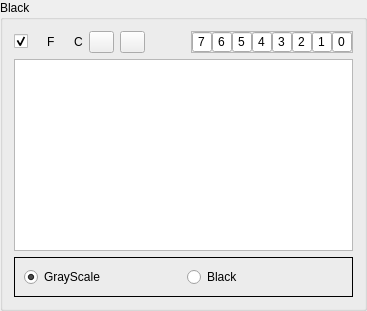
                   <widget class="QGroupBox" name="m_gbBlack">
                    <property name="title">
                     <string>Black</string>
                    </property>
                    <layout class="QGridLayout" name="gridLayout_23">
                     <item row="0" column="0">
                      <layout class="QHBoxLayout" name="horizontalLayout_20">
                       <item>
                        <widget class="QCheckBox" name="m_cbBlackIndex">
                         <property name="text">
                          <string/>
                         </property>
                         <property name="checked">
                          <bool>true</bool>
                         </property>
                        </widget>
                       </item>
                       <item>
                        <layout class="QHBoxLayout" name="horizontalLayout_19">
                         <item>
                          <widget class="QLabel" name="m_ledFlu4">
                           <property name="text">
                            <string/>
                           </property>
                           <property name="pixmap">
                            <pixmap resource="../../In2Apps/In2CMYK/In2CMYK/shared.qrc">:/res/images/Ledrojo.png</pixmap>
                           </property>
                          </widget>
                         </item>
                         <item>
                          <widget class="QLabel" name="label_7">
                           <property name="text">
                            <string>F</string>
                           </property>
                          </widget>
                         </item>
                        </layout>
                       </item>
                       <item>
                        <layout class="QHBoxLayout" name="horizontalLayout_5">
                         <item>
                          <widget class="QLabel" name="m_ledHBlack">
                           <property name="text">
                            <string/>
                           </property>
                           <property name="pixmap">
                            <pixmap resource="../../In2Apps/In2CMYK/In2CMYK/shared.qrc">:/res/images/Ledrojo.png</pixmap>
                           </property>
                          </widget>
                         </item>
                         <item>
                          <widget class="QLabel" name="label_8">
                           <property name="text">
                            <string>C</string>
                           </property>
                          </widget>
                         </item>
                        </layout>
                       </item>
                       <item>
                        <widget class="QPushButton" name="m_pbPaintBlack">
                         <property name="sizePolicy">
                          <sizepolicy hsizetype="Preferred" vsizetype="Fixed">
                           <horstretch>0</horstretch>
                           <verstretch>0</verstretch>
                          </sizepolicy>
                         </property>
                         <property name="maximumSize">
                          <size>
                           <width>25</width>
                           <height>25</height>
                          </size>
                         </property>
                         <property name="text">
                          <string/>
                         </property>
                         <property name="icon">
                          <iconset resource="../../In2Apps/In2CMYK/In2CMYK/shared.qrc">
                           <normaloff>:/res/images/Paint.png</normaloff>:/res/images/Paint.png</iconset>
                         </property>
                        </widget>
                       </item>
                       <item>
                        <widget class="QPushButton" name="m_pbImageBlack">
                         <property name="maximumSize">
                          <size>
                           <width>25</width>
                           <height>25</height>
                          </size>
                         </property>
                         <property name="text">
                          <string/>
                         </property>
                         <property name="icon">
                          <iconset resource="../../In2Apps/In2CMYK/In2CMYK/shared.qrc">
                           <normaloff>:/res/images/kview.png</normaloff>:/res/images/kview.png</iconset>
                         </property>
                        </widget>
                       </item>
                       <item>
                        <spacer name="horizontalSpacer_4">
                         <property name="orientation">
                          <enum>Qt::Horizontal</enum>
                         </property>
                         <property name="sizeHint" stdset="0">
                          <size>
                           <width>40</width>
                           <height>20</height>
                          </size>
                         </property>
                        </spacer>
                       </item>
                       <item>
                        <widget class="QFrame" name="frame_4">
                         <property name="frameShape">
                          <enum>QFrame::StyledPanel</enum>
                         </property>
                         <property name="frameShadow">
                          <enum>QFrame::Raised</enum>
                         </property>
                         <layout class="QGridLayout" name="gridLayout_9">
                          <property name="leftMargin">
                           <number>0</number>
                          </property>
                          <property name="topMargin">
                           <number>0</number>
                          </property>
                          <property name="rightMargin">
                           <number>0</number>
                          </property>
                          <property name="bottomMargin">
                           <number>0</number>
                          </property>
                          <property name="spacing">
                           <number>0</number>
                          </property>
                          <item row="0" column="0">
                           <layout class="QHBoxLayout" name="horizontalLayout_8">
                            <property name="spacing">
                             <number>0</number>
                            </property>
                            <item>
                             <widget class="QLineEdit" name="m_leBlackPal7">
                              <property name="sizePolicy">
                               <sizepolicy hsizetype="Fixed" vsizetype="Fixed">
                                <horstretch>0</horstretch>
                                <verstretch>0</verstretch>
                               </sizepolicy>
                              </property>
                              <property name="minimumSize">
                               <size>
                                <width>20</width>
                                <height>20</height>
                               </size>
                              </property>
                              <property name="maximumSize">
                               <size>
                                <width>20</width>
                                <height>20</height>
                               </size>
                              </property>
                              <property name="text">
                               <string>7</string>
                              </property>
                              <property name="alignment">
                               <set>Qt::AlignCenter</set>
                              </property>
                             </widget>
                            </item>
                            <item>
                             <widget class="QLineEdit" name="m_leBlackPal6">
                              <property name="sizePolicy">
                               <sizepolicy hsizetype="Fixed" vsizetype="Fixed">
                                <horstretch>0</horstretch>
                                <verstretch>0</verstretch>
                               </sizepolicy>
                              </property>
                              <property name="minimumSize">
                               <size>
                                <width>20</width>
                                <height>20</height>
                               </size>
                              </property>
                              <property name="maximumSize">
                               <size>
                                <width>20</width>
                                <height>20</height>
                               </size>
                              </property>
                              <property name="text">
                               <string>6</string>
                              </property>
                              <property name="alignment">
                               <set>Qt::AlignCenter</set>
                              </property>
                             </widget>
                            </item>
                            <item>
                             <widget class="QLineEdit" name="m_leBlackPal5">
                              <property name="sizePolicy">
                               <sizepolicy hsizetype="Fixed" vsizetype="Fixed">
                                <horstretch>0</horstretch>
                                <verstretch>0</verstretch>
                               </sizepolicy>
                              </property>
                              <property name="minimumSize">
                               <size>
                                <width>20</width>
                                <height>20</height>
                               </size>
                              </property>
                              <property name="maximumSize">
                               <size>
                                <width>20</width>
                                <height>20</height>
                               </size>
                              </property>
                              <property name="text">
                               <string>5</string>
                              </property>
                              <property name="alignment">
                               <set>Qt::AlignCenter</set>
                              </property>
                             </widget>
                            </item>
                            <item>
                             <widget class="QLineEdit" name="m_leBlackPal4">
                              <property name="sizePolicy">
                               <sizepolicy hsizetype="Fixed" vsizetype="Fixed">
                                <horstretch>0</horstretch>
                                <verstretch>0</verstretch>
                               </sizepolicy>
                              </property>
                              <property name="minimumSize">
                               <size>
                                <width>20</width>
                                <height>20</height>
                               </size>
                              </property>
                              <property name="maximumSize">
                               <size>
                                <width>20</width>
                                <height>20</height>
                               </size>
                              </property>
                              <property name="text">
                               <string>4</string>
                              </property>
                              <property name="alignment">
                               <set>Qt::AlignCenter</set>
                              </property>
                             </widget>
                            </item>
                            <item>
                             <widget class="QLineEdit" name="m_leBlackPal3">
                              <property name="sizePolicy">
                               <sizepolicy hsizetype="Fixed" vsizetype="Fixed">
                                <horstretch>0</horstretch>
                                <verstretch>0</verstretch>
                               </sizepolicy>
                              </property>
                              <property name="minimumSize">
                               <size>
                                <width>20</width>
                                <height>20</height>
                               </size>
                              </property>
                              <property name="maximumSize">
                               <size>
                                <width>20</width>
                                <height>20</height>
                               </size>
                              </property>
                              <property name="text">
                               <string>3</string>
                              </property>
                              <property name="alignment">
                               <set>Qt::AlignCenter</set>
                              </property>
                             </widget>
                            </item>
                            <item>
                             <widget class="QLineEdit" name="m_leBlackPal2">
                              <property name="sizePolicy">
                               <sizepolicy hsizetype="Fixed" vsizetype="Fixed">
                                <horstretch>0</horstretch>
                                <verstretch>0</verstretch>
                               </sizepolicy>
                              </property>
                              <property name="minimumSize">
                               <size>
                                <width>20</width>
                                <height>20</height>
                               </size>
                              </property>
                              <property name="maximumSize">
                               <size>
                                <width>20</width>
                                <height>20</height>
                               </size>
                              </property>
                              <property name="text">
                               <string>2</string>
                              </property>
                              <property name="alignment">
                               <set>Qt::AlignCenter</set>
                              </property>
                             </widget>
                            </item>
                            <item>
                             <widget class="QLineEdit" name="m_leBlackPal1">
                              <property name="sizePolicy">
                               <sizepolicy hsizetype="Fixed" vsizetype="Fixed">
                                <horstretch>0</horstretch>
                                <verstretch>0</verstretch>
                               </sizepolicy>
                              </property>
                              <property name="minimumSize">
                               <size>
                                <width>20</width>
                                <height>20</height>
                               </size>
                              </property>
                              <property name="maximumSize">
                               <size>
                                <width>20</width>
                                <height>20</height>
                               </size>
                              </property>
                              <property name="text">
                               <string>1</string>
                              </property>
                              <property name="alignment">
                               <set>Qt::AlignCenter</set>
                              </property>
                             </widget>
                            </item>
                            <item>
                             <widget class="QLineEdit" name="m_leBlackPal0">
                              <property name="sizePolicy">
                               <sizepolicy hsizetype="Fixed" vsizetype="Fixed">
                                <horstretch>0</horstretch>
                                <verstretch>0</verstretch>
                               </sizepolicy>
                              </property>
                              <property name="minimumSize">
                               <size>
                                <width>20</width>
                                <height>20</height>
                               </size>
                              </property>
                              <property name="maximumSize">
                               <size>
                                <width>20</width>
                                <height>20</height>
                               </size>
                              </property>
                              <property name="text">
                               <string>0</string>
                              </property>
                              <property name="alignment">
                               <set>Qt::AlignCenter</set>
                              </property>
                             </widget>
                            </item>
                           </layout>
                          </item>
                         </layout>
                        </widget>
                       </item>
                      </layout>
                     </item>
                     <item row="1" column="0">
                      <widget class="QGraphicsView" name="m_gvliteBlack">
                       <property name="backgroundBrush">
                        <brush brushstyle="Dense3Pattern">
                         <color alpha="125">
                          <red>0</red>
                          <green>0</green>
                          <blue>0</blue>
                         </color>
                        </brush>
                       </property>
                      </widget>
                     </item>
                     <item row="2" column="0">
                      <widget class="QFrame" name="frame_15">
                       <property name="frameShape">
                        <enum>QFrame::Box</enum>
                       </property>
                       <property name="frameShadow">
                        <enum>QFrame::Plain</enum>
                       </property>
                       <layout class="QHBoxLayout" name="horizontalLayout_28">
                        <item>
                         <widget class="QRadioButton" name="m_rbBlack1">
                          <property name="text">
                           <string>GrayScale</string>
                          </property>
                          <property name="checked">
                           <bool>true</bool>
                          </property>
                         </widget>
                        </item>
                        <item>
                         <widget class="QRadioButton" name="m_rbBlack2">
                          <property name="text">
                           <string>Black</string>
                          </property>
                         </widget>
                        </item>
                       </layout>
                      </widget>
                     </item>
                    </layout>
                   </widget>
